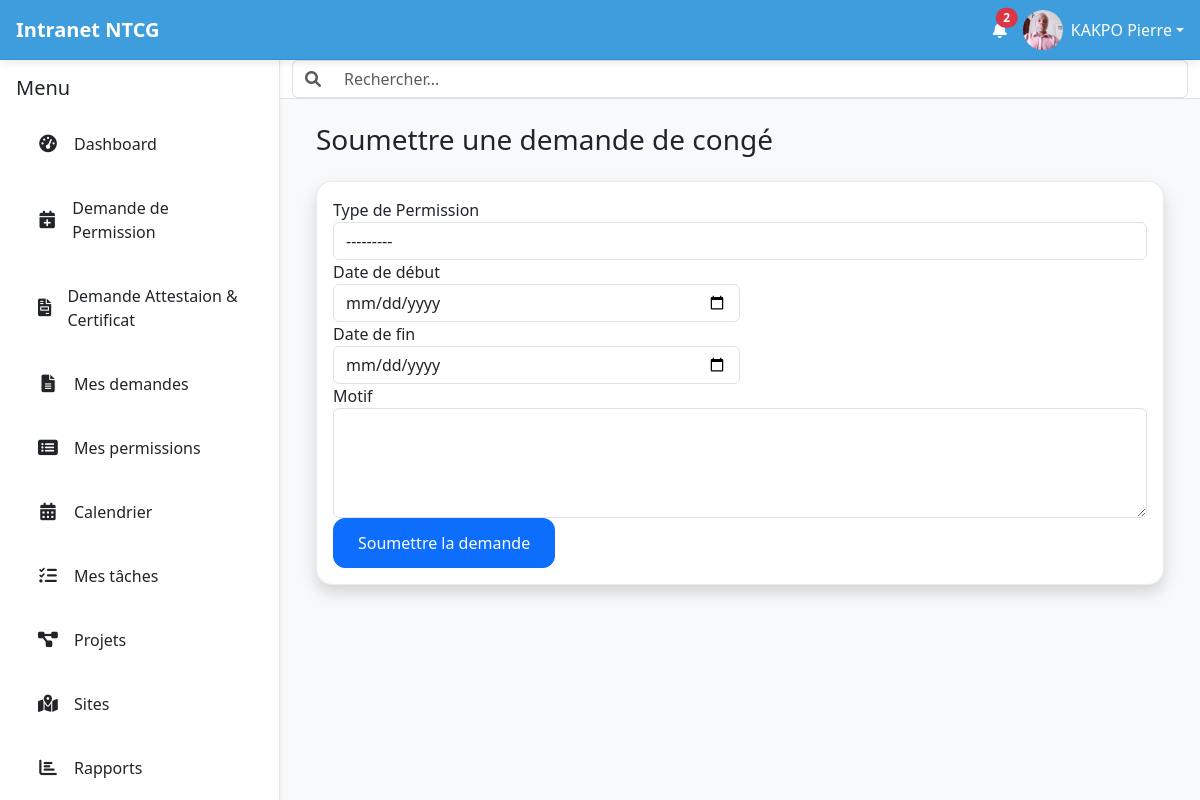
The page /leave-request/submit/ (signed in) on the database its author committed.
### intranet/models.py (models this page shows, shortened)
class User(AbstractUser):
    date_de_naissance = models.DateField(null=True, blank=True)
    nationalite = CountryField(blank=True)
    pays_de_naissance = CountryField(blank=True)
    type_sanguin = models.CharField(max_length=5, blank=True)
    adresse = models.CharField(max_length=255, blank=True)
    telephone_personnel = models.CharField(max_length=20, blank=True)
    piece_type = models.ForeignKey(PieceType, on_delete=models.SET_NULL, null=True, blank=True, verbose_name="Type de pièce d'identité")
    piece_number = models.CharField(max_length=100, blank=True, verbose_name="Numéro de la pièce d'identité")
    personal_email = models.EmailField(blank=True, null=True, verbose_name="Email personnel")
    emergency_contact_name = models.CharField(max_length=255, blank=True, verbose_name="Nom et prénom du contact d'urgence")
    emergency_contact_phone = models.CharField(max_length=20, blank=True, verbose_name="Téléphone du contact d'urgence")
    allergies = models.TextField(blank=True)
    maladies_chroniques = models.TextField(blank=True)
    medicaments = models.TextField(blank=True)
    job_role = models.ForeignKey(JobRole, on_delete=models.SET_NULL, null=True, blank=True)
    departement = models.ForeignKey(Department, on_delete=models.SET_NULL, null=True, blank=True)
    date_embauche = models.DateField(null=True, blank=True)
    professional_email = models.EmailField(blank=True, null=True, verbose_name="Email professionnel")
    contract_type = models.ForeignKey(ContractType, on_delete=models.SET_NULL, null=True, blank=True, verbose_name="Type de contrat")
    isignum = models.CharField(max_length=100, blank=True, verbose_name="Numéro Isignum")
    eritop_id = models.CharField(max_length=100, blank=True, verbose_name="ID Eritop")
    country = models.ForeignKey(Country, on_delete=models.SET_NULL, null=True, blank=True, verbose_name="Pays de l'employé")
    managed_countries = models.ManyToManyField(Country, related_name='managers', blank=True, verbose_name="Pays gérés")
    bank_info = models.ForeignKey(BankInfo, on_delete=models.SET_NULL, null=True, blank=True, verbose_name="Nom de la banque")
    bank_account_number = models.CharField(max_length=50, blank=True, verbose_name="Numéro de compte bancaire")
    cnss = models.CharField(max_length=50, verbose_name="Numéro CNSS/Sécurité Sociale", blank=True)
    dependants = models.TextField(blank=True)
    employee_id = models.CharField(max_length=100, unique=True, blank=True, verbose_name="Numéro de matricule")
    photo_profil = models.ImageField(upload_to='photos_profils/', null=True, blank=True)
    class Meta:
        ordering = ['last_name', 'first_name']
        indexes = [
            models.Index(fields=['last_name', 'first_name']),
            models.Index(fields=['is_active']),
            models.Index(fields=['departement']),
            models.Index(fields=['country']),
        ]

### intranet/views.py (the view)
# urls.py: path('leave-request/submit/', views.submit_leave_request, name='submit_leave_request'),
@login_required
def submit_leave_request(request):
    if request.method == 'POST':
        form = LeaveRequestForm(request.POST)
        if form.is_valid():
            leave_request = form.save(commit=False)
            leave_request.employee = request.user
            leave_request.save()
            messages.success(request, "Votre demande de congé a été soumise avec succès.")
            return redirect('home_view') # Rediriger l'employé vers la page d'accueil
    else:
        form = LeaveRequestForm()
    context = {
        'form': form,
        'title': 'Soumettre une demande de congé'
    }
    return render(request, 'intranet/submit_leave_request.html', context)

### intranet/forms.py
class LeaveRequestForm(forms.ModelForm):
    class Meta:
        model = LeaveRequest
        fields = ['leave_type', 'start_date', 'end_date', 'reason']
        widgets = {
            'start_date': forms.DateInput(attrs={'type': 'date', 'class': 'form-control'}),
            'end_date': forms.DateInput(attrs={'type': 'date', 'class': 'form-control'}),
            'reason': forms.Textarea(attrs={'class': 'form-control', 'rows': 4}),
            'leave_type': forms.Select(attrs={'class': 'form-control'})
        }

### intranet/context_processors.py (called while the page is built)
def is_rh_group(request):
    is_rh = request.user.groups.filter(name='Ressources Humaines').exists()
    return {'is_rh': is_rh}

def is_project_coordinator(request):
    is_coordinator = request.user.groups.filter(name='Coordinateurs de Projets').exists()
    return {'is_coordinator': is_coordinator}

def unread_notifications(request):
    if request.user.is_authenticated:
        unread_count = Notification.objects.filter(user=request.user, is_read=False).count()
    else:
        unread_count = 0
    return {'unread_notifications_count': unread_count}

### intranet/models.py (called while the page is built)
    def __str__(self):
        return self.name

### intranet/templatetags/intranet_tags.py (called while the page is built)
@register.filter(name='has_group')
def has_group(user, group_name):
    try:
        group = Group.objects.get(name=group_name)
    except Group.DoesNotExist:
        return False
    return group in user.groups.all()

### templates/intranet/submit_leave_request.html (shortened to what this page needs)
{% extends 'intranet/base.html' %}
{% block content %}
<div class="container-fluid">
    <h1 class="h3 mb-4 text-gray-800">{{ title }}</h1>
    <div class="card shadow mb-4">
        <div class="card-body">
            <form method="post">
                <div class="form-group">
                    <label for="{{ form.leave_type.id_for_label }}">Type de Permission</label>
                    {{ form.leave_type }}
                </div>
                <div class="form-row">
                    <div class="form-group col-md-6">
                        <label for="{{ form.start_date.id_for_label }}">Date de début</label>
                        {{ form.start_date }}
                    </div>
                    <div class="form-group col-md-6">
                        <label for="{{ form.end_date.id_for_label }}">Date de fin</label>
                        {{ form.end_date }}
                    </div>
                </div>
                <div class="form-group">
                    <label for="{{ form.reason.id_for_label }}">Motif</label>
                    {{ form.reason }}
                </div>
                <button type="submit" class="btn btn-primary">Soumettre la demande</button>
            </form>
        </div>
    </div>
</div>
{% endblock %}

### templates/intranet/base.html (shortened to what this page needs)
{% load static intranet_tags %}
<!doctype html>
<html lang="fr">
<head>
    <link rel="stylesheet" href="https://cdn.jsdelivr.net/npm/bootstrap@5.3.3/dist/css/bootstrap.min.css"
          media="print" onload="this.media='all'">
    <link rel="stylesheet" href="https://cdnjs.cloudflare.com/ajax/libs/font-awesome/6.0.0-beta3/css/all.min.css">
    <link rel="stylesheet" type="text/css" href="https://cdn.datatables.net/2.0.8/css/dataTables.dataTables.css">
</head>
<body>
    <header id="top-header" class="d-flex justify-content-between align-items-center">
        <div class="d-flex align-items-center">
            <a href="{% url 'home_view' %}" class="text-decoration-none text-white d-flex align-items-center">
                <span class="fs-5 fw-bold">Intranet NTCG</span>
            </a>
        </div>
        <div class="d-flex align-items-center">
            <a href="{% url 'notifications' %}" class="text-white me-3 position-relative touch-feedback"
                data-bs-toggle="tooltip" data-bs-placement="bottom" title="Notifications" aria-label="Notifications">
                <i class="fas fa-bell"></i>
                {% if unread_notifications_count > 0 %}
                <span class="position-absolute top-0 start-100 translate-middle badge rounded-pill bg-danger notification-count">
                    {{ unread_notifications_count }}
                </span>
                {% endif %}
            </a>
            <div class="dropdown">
                <a class="text-white d-flex align-items-center text-decoration-none dropdown-toggle touch-feedback" href="#"
                    id="profileDropdown" role="button" data-bs-toggle="dropdown" aria-expanded="false"
                    aria-label="Menu profil">
                    <img src="{% if user.photo_profil %}{{ user.photo_profil.url }}{% else %}{% static 'images/default_profile.png' %}{% endif %}"
                         alt="Avatar de {{ user.get_full_name|default:user.username }}"
                         class="rounded-circle me-2" width="40" height="40" style="object-fit: cover;">
                    <span class="d-none d-sm-inline">{{ user.get_full_name|default:user.username }}</span>
                </a>
            </div>
        </div>
    </header>
    <div id="main-wrapper">
        <nav id="sidebar" class="shadow-sm" aria-label="Menu principal">
            <div class="p-3">
                <div class="d-flex justify-content-between align-items-center mb-3">
                    <h5 class="mb-0">Menu</h5>
                </div>
                <ul class="nav nav-pills flex-column mb-auto" id="sidebar-nav-links">
                    <li class="nav-item">
                        <a href="{% url 'dashboard' %}" class="nav-link {% if request.resolver_match.url_name == 'home_view' %}active{% endif %} touch-feedback">
                            <i class="fas fa-tachometer-alt"></i> Dashboard
                        </a>
                    </li>
                    <li class="nav-item">
                        <a class="nav-link touch-feedback" href="{% url 'submit_leave_request' %}">
                            <i class="fas fa-calendar-plus"></i>
                            <span>Demande de Permission</span>
                        </a>
                    </li>
                    <li class="nav-item">
                        <a class="nav-link touch-feedback" href="{% url 'request_document' %}">
                            <i class="fas fa-file-invoice"></i> Demande Attestaion & Certificat
                        </a>
                    </li>
                    <li class="nav-item">
                        <a class="nav-link touch-feedback" href="{% url 'my_document_requests' %}">
                            <i class="fas fa-file-alt"></i> Mes demandes
                        </a>
                    </li>
                    <li class="nav-item">
                        <a class="nav-link touch-feedback" href="{% url 'my_leave_requests' %}">
                            <i class="fas fa-list-alt"></i>
                            <span>Mes permissions</span>
                        </a>
                    </li>
                    {% if user.is_authenticated %}
                    <li class="nav-item">
                        <a href="#" class="nav-link touch-feedback">
                            <i class="fas fa-calendar-alt"></i> Calendrier
                        </a>
                    </li>
                    <li class="nav-item">
                        <a href="#" class="nav-link touch-feedback">
                            <i class="fas fa-tasks"></i> Mes tâches
                        </a>
                    </li>
                    {% endif %}
                        {% if request.user|has_group:"Country Manager" or request.user|has_group:"Coordinateur de Projet" %}
                        <li class="nav-item">
                            <a class="nav-link" href="{% url 'project_dashboard' %}">
                                <i class="fas fa-project-diagram"></i> Projets
                            </a>
                        </li>
                        <li class="nav-item">
                            <a class="nav-link" href="{% url 'site_list' %}">
                                <i class="fas fa-map-marked-alt"></i> Sites
                            </a>
                        </li>
                        <li class="nav-item">
                            <a href="#" class="nav-link touch-feedback">
                                <i class="fas fa-chart-bar"></i> Rapports
                            </a>
                        </li>
                        {% endif %}
                </ul>
            </div>
        </nav>
        <div id="content-area">
            <nav id="top-navbar" class="bg-white border-bottom">
                <div class="container-fluid">
                    <form class="d-flex w-100">
                        <div class="input-group">
                            <span class="input-group-text bg-white border-end-0">
                                <i class="fas fa-search text-muted"></i>
                            </span>
                            <input class="form-control border-start-0" type="search"
                                   placeholder="Rechercher..." aria-label="Search" id="global-search"
                                   style="font-size: 16px;">
                        </div>
                    </form>
                </div>
            </nav>
            <main id="main-content" class="p-3 p-lg-4">
                {% block content %}
                {% endblock %}
            </main>
        </div>
    </div>
</body>
</html>

### rows shown on the page
User: photo_profil (picture), get_full_name "KAKPO Pierre"

### other values the page prints
{{ unread_notifications_count }} "2"
{{ title }} "Soumettre une demande de congé"
